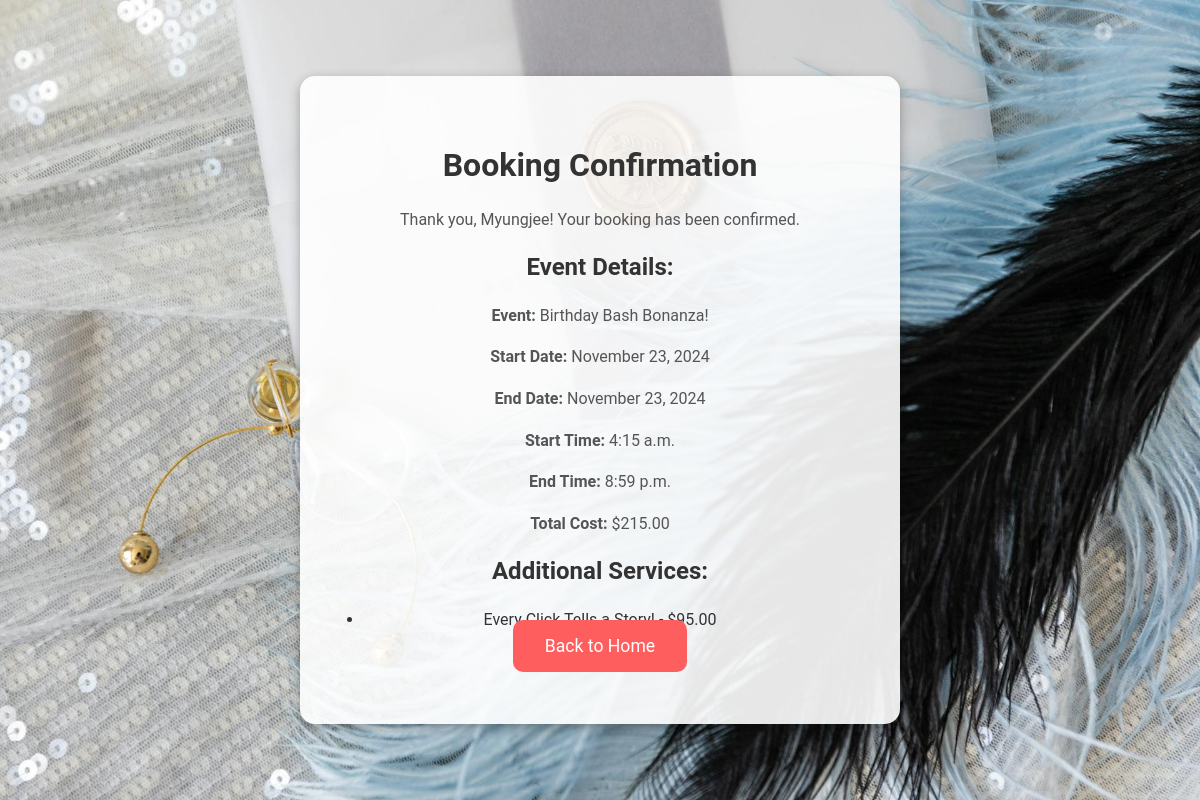
Screenshot of /booking_confirmation/55/ (signed in) with the database file from the repository.
### events/models.py (models this page shows, shortened)
class Booking(models.Model):
    user = models.ForeignKey(User, on_delete=models.CASCADE)
    event = models.ForeignKey(Event, on_delete=models.CASCADE)
    booking_date = models.DateTimeField(auto_now_add=True)
    start_date = models.DateField(null=True, blank=True)
    end_date = models.DateField(null=True, blank=True)
    start_time = models.TimeField(null=True, blank=True)
    end_time = models.TimeField(null=True, blank=True)
    vendors = models.ManyToManyField(Vendor, blank=True)
    def total_cost(self):
        vendor_cost = sum(vendor.cost for vendor in self.vendors.all())
        return self.event.cost + vendor_cost

class Event(models.Model):
    TYPE_CHOICES = [
        ('wedding', 'Wedding'),
        ('birthday', 'Birthday Party'),
        ('corporate', 'Corporate Event'),
    ]
    name = models.CharField(max_length=100)
    description = models.TextField()
    cost = models.DecimalField(max_digits=10, decimal_places=2)
    event_type = models.CharField(max_length=20, choices=TYPE_CHOICES, null=True, blank=True)

class Vendor(models.Model):
    VENDOR_TYPES = [
        ('caterer', 'Caterer'),
        ('photographer', 'Photographer'),
        ('decorator', 'Decorator'),
    ]
    name = models.CharField(max_length=100)
    vendor_type = models.CharField(max_length=20, choices=VENDOR_TYPES)
    cost = models.DecimalField(max_digits=10, decimal_places=2)

### events/views.py (the view)
# urls.py: path('booking_confirmation/<int:booking_id>/', views.booking_confirmation, name='booking_confirmation'),  # URL for booking confirmation
@login_required
def booking_confirmation(request, booking_id):
    booking = get_object_or_404(Booking, id=booking_id)
    subject = f'Booking Confirmation: {booking.event.name}'
    message = (
        f'Dear {booking.user.username},\n\n'
        f'Thank you for booking with us! Your event "{booking.event.name}" has been confirmed.\n\n'
        f'Event Details:\nStart Date: {booking.start_date}\nEnd Date: {booking.end_date}\n'
        f'Start Time: {booking.start_time}\nEnd Time: {booking.end_time}\n\n'
        'We look forward to making your event special!\n\nBest Regards,\nSparkset Planner Team'
    )
    recipient_list = [booking.user.email]
    send_mail(subject, message, settings.EMAIL_HOST_USER, recipient_list)
    vendor_subject = f'Your Service has been Booked for {booking.event.name}'
    for vendor in booking.vendors.all():
        try:
            vendor_message = (
                f'Dear {vendor.name} Team,\n\n'
                f'Your service has been booked for the event "{booking.event.name}" by {booking.user.username}.\n\n'
                f'Event Details:\nStart Date: {booking.start_date}\nEnd Date: {booking.end_date}\n'
                f'Start Time: {booking.start_time}\nEnd Time: {booking.end_time}\n\n'
                'Thank you for being a part of our team!\n\nBest Regards,\nSparkset Planner Team'
            )
            vendor_recipient_list = [vendor.profile.user.email]  # Assuming each vendor has a linked user email
            send_mail(vendor_subject, vendor_message, settings.EMAIL_HOST_USER, vendor_recipient_list)
        except ObjectDoesNotExist:
            print(f"Vendor {vendor.name} has no profile, skipping email notification.")
    return render(request, 'events/booking_confirmation.html', {'booking': booking})

### events/templates/events/booking_confirmation.html (shortened to what this page needs)
{% load static %}
<!DOCTYPE html>
<html lang="en">
<head>
    <link rel="stylesheet" href="{% static 'css/styles.css' %}">
</head>
<body>
    <div class="confirmation-page">
        <div class="confirmation-content">
            <h1>Booking Confirmation</h1>
            <p>Thank you, {{ booking.user.username }}! Your booking has been confirmed.</p>
            <h2>Event Details:</h2>
            <p><strong>Event:</strong> {{ booking.event.name }}</p>
            <p><strong>Start Date:</strong> {{ booking.start_date|date:"F d, Y" }}</p>
            <p><strong>End Date:</strong> {{ booking.end_date|date:"F d, Y" }}</p>
            <p><strong>Start Time:</strong> {{ booking.start_time|time:"g:i a" }}</p>
            <p><strong>End Time:</strong> {{ booking.end_time|time:"g:i a" }}</p>
            <p><strong>Total Cost:</strong> ${{ booking.total_cost }}</p>
            <h2>Additional Services:</h2>
            <ul>
                {% for vendor in booking.vendors.all %}
                    <li>{{ vendor.name }} - ${{ vendor.cost }}</li>
                {% endfor %}
            </ul>
            <a href="{% url 'index' %}" class="btn-home">Back to Home</a>
        </div>
    </div>
</body>
</html>

### events/static/events/css/styles.css (style rules this page uses)
* { margin: 0; padding: 0; box-sizing: border-box; }
body { font-family: 'Roboto', sans-serif; background: url('../images/new_background.jpg') no-repeat center center fixed; background-size: cover; color: #333; line-height: 1.6; margin: 0 !important; padding: 0 !important; }

### rows the page displays
Booking: user.username "Myungjee", event.name "Birthday Bash Bonanza!", start_date "November 23, 2024", end_date "November 23, 2024", start_time "4:15 a.m.", end_time "8:59 p.m.", total_cost "215.00"
Vendor: name "Every Click Tells a Story!", cost "95.00"
